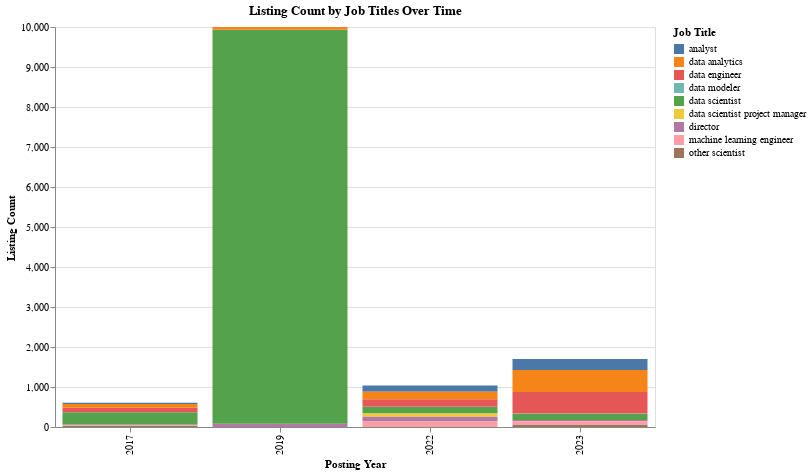

Source (notebook cell):
### Code cell
stacked_bar_job_title = alt.Chart(df_title_stacked_melted).mark_bar().encode(
    x=alt.X('Posting Year:N', title='Posting Year'),
    y=alt.Y('sum(Listing Count):Q', title='Listing Count'),
    color=alt.Color('Job Title:N', title='Job Title')
).properties(
    title='Listing Count by Job Titles Over Time',
    width=600,
    height=400
)
stacked_bar_job_title

### Figure 1 — Vega-Lite specification as saved in the notebook (floating-point values rounded to 4 significant figures)
{"config": {"view": {"continuousWidth": 300, "continuousHeight": 300}}, "data": {"name": "data-abd55512fab7a3a5702a4266e5984ffd"}, "mark": {"type": "bar"}, "encoding": {"color": {"field": "Job Title", "title": "Job Title", "type": "nominal"}, "x": {"field": "Posting Year", "title": "Posting Year", "type": "nominal"}, "y": {"aggregate": "sum", "field": "Listing Count", "title": "Listing Count", "type": "quantitative"}}, "height": 400, "title": "Listing Count by Job Titles Over Time", "width": 600, "$schema": "https://vega.github.io/schema/vega-lite/v5.15.1.json", "datasets": {"data-abd55512fab7a3a5702a4266e5984ffd": [{"Posting Year": 2017, "Job Title": "data scientist project manager", "Listing Count": 1}, {"Posting Year": 2019, "Job Title": "data scientist project manager", "Listing Count": 0}, {"Posting Year": 2022, "Job Title": "data scientist project manager", "Listing Count": 85}, {"Posting Year": 2023, "Job Title": "data scientist project manager", "Listing Count": 2}, {"Posting Year": 2017, "Job Title": "analyst", "Listing Count": 29}, {"Posting Year": 2019, "Job Title": "analyst", "Listing Count": 1}, {"Posting Year": 2022, "Job Title": "analyst", "Listing Count": 157}, {"Posting Year": 2023, "Job Title": "analyst", "Listing Count": 271}, {"Posting Year": 2017, "Job Title": "other scientist", "Listing Count": 22}, {"Posting Year": 2019, "Job Title": "other scientist", "Listing Count": 0}, {"Posting Year": 2022, "Job Title": "other scientist", "Listing Count": 1}, {"Posting Year": 2023, "Job Title": "other scientist", "Listing Count": 62}, {"Posting Year": 2017, "Job Title": "data modeler", "Listing Count": 5}, {"Posting Year": 2019, "Job Title": "data modeler", "Listing Count": 0}, {"Posting Year": 2022, "Job Title": "data modeler", "Listing Count": 0}, {"Posting Year": 2023, "Job Title": "data modeler", "Listing Count": 14}, {"Posting Year": 2017, "Job Title": "director", "Listing Count": 19}, {"Posting Year": 2019, "Job Title": "director", "Listing Count": 79}, {"Posting Year": 2022, "Job Title": "director", "Listing Count": 116}, {"Posting Year": 2023, "Job Title": "director", "Listing Count": 27}, {"Posting Year": 2017, "Job Title": "data scientist", "Listing Count": 302}, {"Posting Year": 2019, "Job Title": "data scientist", "Listing Count": 9845}, {"Posting Year": 2022, "Job Title": "data scientist", "Listing Count": 164}, {"Posting Year": 2023, "Job Title": "data scientist", "Listing Count": 150}, {"Posting Year": 2017, "Job Title": "data engineer", "Listing Count": 112}, {"Posting Year": 2019, "Job Title": "data engineer", "Listing Count": 8}, {"Posting Year": 2022, "Job Title": "data engineer", "Listing Count": 187}, {"Posting Year": 2023, "Job Title": "data engineer", "Listing Count": 538}, {"Posting Year": 2017, "Job Title": "machine learning engineer", "Listing Count": 22}, {"Posting Year": 2019, "Job Title": "machine learning engineer", "Listing Count": 0}, {"Posting Year": 2022, "Job Title": "machine learning engineer", "Listing Count": 139}, {"Posting Year": 2023, "Job Title": "machine learning engineer", "Listing Count": 84}, {"Posting Year": 2017, "Job Title": "data analytics", "Listing Count": 95}, {"Posting Year": 2019, "Job Title": "data analytics", "Listing Count": 66}, {"Posting Year": 2022, "Job Title": "data analytics", "Listing Count": 187}, {"Posting Year": 2023, "Job Title": "data analytics", "Listing Count": 549}]}}
